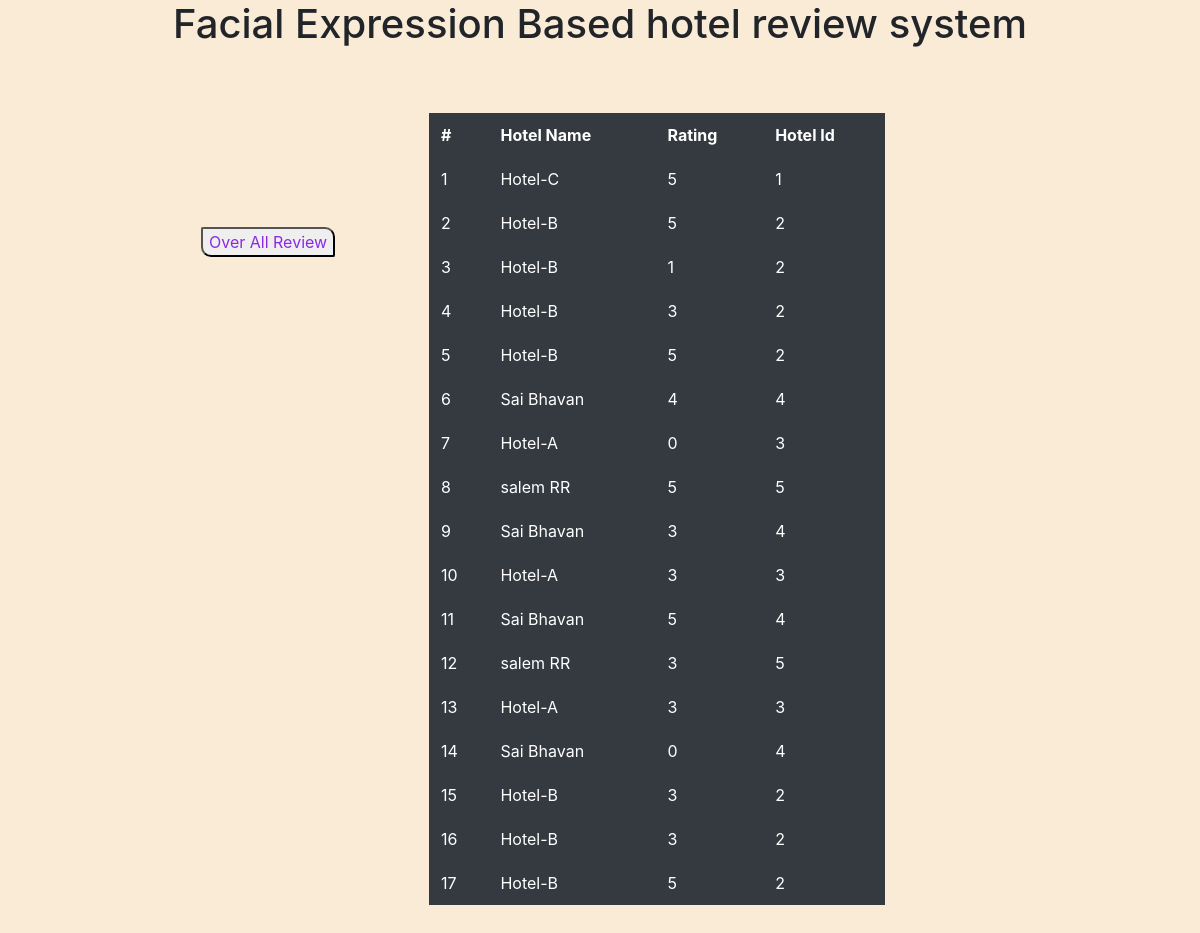
The app's page /display/ with its own data.
### application/models.py (models this page shows, shortened)
class review(models.Model):
    hid=models.ForeignKey(hotel,on_delete=models.CASCADE)
    rating=models.IntegerField(null=True)

class hotel(models.Model):
    name=models.CharField(max_length=100)
    contact=models.CharField(max_length=100)
    avrg=models.FloatField(null=True)
    tot=models.IntegerField(null=True)

### application/views.py (the view)
# urls.py: path('display/',views.display,name='display'),
def display(request):
    d=review.objects.all()
    return render(request,'application/predict.html',{'con':d})

### application/templates/application/predict.html (shortened to what this page needs)
<html>
    <head>
        <link rel="stylesheet" href="https://cdn.jsdelivr.net/npm/bootstrap@4.4.1/dist/css/bootstrap.min.css">
    </head>
    <body style="background-color: antiquewhite;">
        <center><h1>Facial Expression Based hotel review system</h1></center>
        <div class="container">
		<div class="row" style="background-color: antiquewhite;">
                <div class="col-md-3 " style="padding:15%;">
                          <a href="{% url 'review_rat' %}"><input type="button" value="Over All Review" style="border-radius: 2px 10px;color: blueviolet;"></a>
                </div>
				<div class="col-md-6" style="padding:5%;">
                    <table class="table table-borderless table-dark">
                        <thead>
                          <tr>
                            <th scope="id">#</th>
                            <th scope="Hotel Name">Hotel Name</th>
                            <th scope="Rating">Rating</th>
                            <th scope="">Hotel Id</th>
                          </tr>
                        </thead>
                        <tbody>
                            {% for i in con %}
                          <tr>
                            <td>{{i.id}}</td>
                            <td>{{i.hid.name}}</td>
                            <td>{{i.rating}}</td>
                            <td>{{i.hid.id}}</td>
                          </tr>
                         {% endfor %}
                        </tbody>
                      </table>
                </div>
            </div>
        </div>
    </body>
</html>

### records on screen
review: id "1", hid.name "Hotel-C", rating "5", hid.id "1"
review: id "2", hid.name "Hotel-B", rating "5", hid.id "2"
review: id "3", hid.name "Hotel-B", rating "1", hid.id "2"
review: id "4", hid.name "Hotel-B", rating "3", hid.id "2"
review: id "5", hid.name "Hotel-B", rating "5", hid.id "2"
review: id "6", hid.name "Sai Bhavan", rating "4", hid.id "4"
review: id "7", hid.name "Hotel-A", rating "0", hid.id "3"
review: id "8", hid.name "salem RR", rating "5", hid.id "5"
review: id "9", hid.name "Sai Bhavan", rating "3", hid.id "4"
review: id "10", hid.name "Hotel-A", rating "3", hid.id "3"
review: id "11", hid.name "Sai Bhavan", rating "5", hid.id "4"
review: id "12", hid.name "salem RR", rating "3", hid.id "5"
review: id "13", hid.name "Hotel-A", rating "3", hid.id "3"
review: id "14", hid.name "Sai Bhavan", rating "0", hid.id "4"
review: id "15", hid.name "Hotel-B", rating "3", hid.id "2"
review: id "16", hid.name "Hotel-B", rating "3", hid.id "2"
review: id "17", hid.name "Hotel-B", rating "5", hid.id "2"
